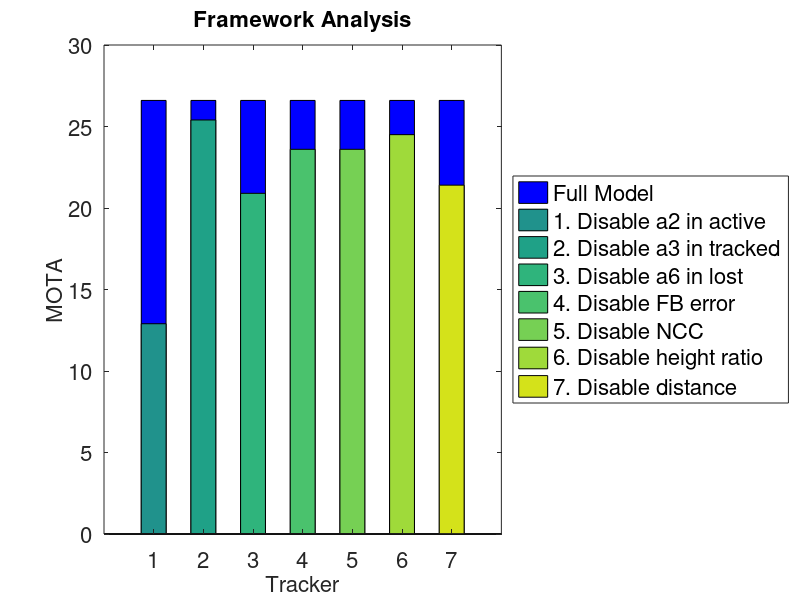

This figure's MATLAB source:
function MOT_plot_bar

mota_base = [26.6, 26.6, 26.6, 26.6, 26.6, 26.6, 26.6];
close all;
bar(mota_base, 0.5, 'b');
set(gca, 'FontSize', 16)
hold on;

cmap = colormap;
cmap = cmap(33:64,:);
mota = [12.9, 25.4, 20.9, 23.6, 23.6, 24.5, 21.4];
num = numel(mota);
for i = 1:numel(mota)
    index_color = 1 + floor((i-1) * size(cmap,1) / num);
    bar(i, mota(i), 0.25, 'Facecolor', cmap(index_color,:));
end
h = legend('Full Model', '1. Disable a2 in active', '2. Disable a3 in tracked', ...
    '3. Disable a6 in lost', '4. Disable FB error', '5. Disable NCC', ...
    '6. Disable height ratio', '7. Disable distance', 'Location', 'EastOutside');
set(h, 'FontSize', 16);
h = ylabel('MOTA');
set(h, 'FontSize', 16);
h = xlabel('Tracker');
set(h, 'FontSize', 16);
h = title('Framework Analysis');
set(h, 'FontSize', 16);